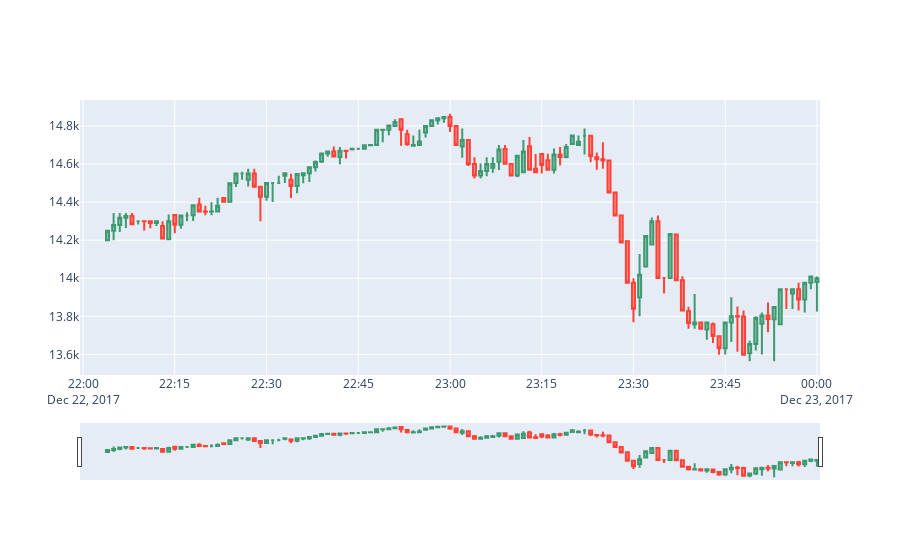

Notebook source saved alongside this figure:
### Markdown cell above
Based on the above let's look at the trading window from 10pm- 12am during 22-23 Dec 2017

### Code cell
import plotly.graph_objects as go

sample = ohlc_data.loc[pd.date_range(start = "2017-12-22 22:00", end = "2017-12-23 00:00", freq="min")]

fig = go.Figure(data=[go.Candlestick(x=sample.index,
                open=sample.open,
                high=sample.high,
                low=sample.low,
                close=sample.close)])

fig.show()
